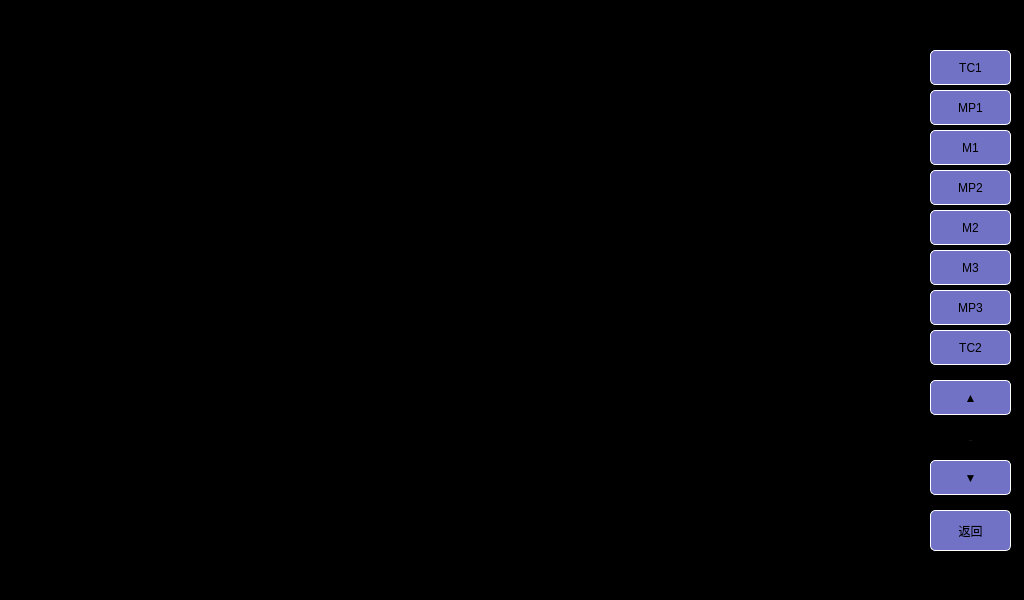
<?xml version="1.0" encoding="UTF-8"?>
<ui version="4.0">
 <class>DigitalIO</class>
 <widget class="QWidget" name="DigitalIO">
  <property name="geometry">
   <rect>
    <x>0</x>
    <y>0</y>
    <width>1024</width>
    <height>600</height>
   </rect>
  </property>
  <property name="windowTitle">
   <string>Form</string>
  </property>
  <property name="styleSheet">
   <string notr="true">QLabel
{
	color: white;
	border: 2px groove, gray;
    border-color: gray;
	font: 18px, &quot;微软雅黑&quot;;
}

QWidget
{
	background-color: black;
}

QPushButton
{
	font: 18px, &quot;微软雅黑&quot;;
    color: black;
	background-color: rgb(113, 113, 198);
	border:1px solid white;
	border-radius: 5px;
}</string>
  </property>
  <widget class="QPushButton" name="pushButton">
   <property name="geometry">
    <rect>
     <x>930</x>
     <y>50</y>
     <width>81</width>
     <height>35</height>
    </rect>
   </property>
   <property name="text">
    <string>TC1</string>
   </property>
  </widget>
  <widget class="QPushButton" name="pushButton_11">
   <property name="geometry">
    <rect>
     <x>930</x>
     <y>510</y>
     <width>81</width>
     <height>41</height>
    </rect>
   </property>
   <property name="styleSheet">
    <string notr="true">QPushButton
{
	font: 18px, &quot;微软雅黑&quot;;
    color: black;
	background-color: rgb(113, 113, 198);
	border:1px solid white;
	border-radius: 5px;
}

QPushButton:pressed
{
	font: 18px, &quot;微软雅黑&quot;;
    color: white;
	background-color: rgb(0, 0, 255);
	border:1px solid white;
	border-radius: 5px;
}</string>
   </property>
   <property name="text">
    <string>返回</string>
   </property>
  </widget>
  <widget class="QLabel" name="label">
   <property name="geometry">
    <rect>
     <x>935</x>
     <y>420</y>
     <width>71</width>
     <height>41</height>
    </rect>
   </property>
   <property name="font">
    <font>
     <family>,微软雅黑</family>
     <pointsize>-1</pointsize>
     <weight>50</weight>
     <italic>false</italic>
     <bold>false</bold>
    </font>
   </property>
   <property name="layoutDirection">
    <enum>Qt::LeftToRight</enum>
   </property>
   <property name="styleSheet">
    <string notr="true">	border: 0px;</string>
   </property>
   <property name="text">
    <string>1 / 1</string>
   </property>
   <property name="alignment">
    <set>Qt::AlignCenter</set>
   </property>
  </widget>
  <widget class="QPushButton" name="pushButton_2">
   <property name="geometry">
    <rect>
     <x>930</x>
     <y>90</y>
     <width>81</width>
     <height>35</height>
    </rect>
   </property>
   <property name="text">
    <string>MP1</string>
   </property>
  </widget>
  <widget class="QPushButton" name="pushButton_3">
   <property name="geometry">
    <rect>
     <x>930</x>
     <y>130</y>
     <width>81</width>
     <height>35</height>
    </rect>
   </property>
   <property name="text">
    <string>M1</string>
   </property>
  </widget>
  <widget class="QPushButton" name="pushButton_4">
   <property name="geometry">
    <rect>
     <x>930</x>
     <y>170</y>
     <width>81</width>
     <height>35</height>
    </rect>
   </property>
   <property name="text">
    <string>MP2</string>
   </property>
  </widget>
  <widget class="QPushButton" name="pushButton_5">
   <property name="geometry">
    <rect>
     <x>930</x>
     <y>210</y>
     <width>81</width>
     <height>35</height>
    </rect>
   </property>
   <property name="text">
    <string>M2</string>
   </property>
  </widget>
  <widget class="QPushButton" name="pushButton_6">
   <property name="geometry">
    <rect>
     <x>930</x>
     <y>250</y>
     <width>81</width>
     <height>35</height>
    </rect>
   </property>
   <property name="text">
    <string>M3</string>
   </property>
  </widget>
  <widget class="QPushButton" name="pushButton_7">
   <property name="geometry">
    <rect>
     <x>930</x>
     <y>290</y>
     <width>81</width>
     <height>35</height>
    </rect>
   </property>
   <property name="text">
    <string>MP3</string>
   </property>
  </widget>
  <widget class="QPushButton" name="pushButton_9">
   <property name="geometry">
    <rect>
     <x>930</x>
     <y>330</y>
     <width>81</width>
     <height>35</height>
    </rect>
   </property>
   <property name="text">
    <string>TC2</string>
   </property>
  </widget>
  <widget class="QPushButton" name="pushButton_10">
   <property name="geometry">
    <rect>
     <x>930</x>
     <y>380</y>
     <width>81</width>
     <height>35</height>
    </rect>
   </property>
   <property name="styleSheet">
    <string notr="true">QPushButton
{
	font: 25px, &quot;微软雅黑&quot;;
    color: black;
	background-color: rgb(113, 113, 198);
	border:1px solid white;
	border-radius: 5px;
}

QPushButton:pressed
{
	font: 25px, &quot;微软雅黑&quot;;
    color: white;
	background-color: rgb(0, 0, 255);
	border:1px solid white;
	border-radius: 5px;
}</string>
   </property>
   <property name="text">
    <string>▲</string>
   </property>
  </widget>
  <widget class="QPushButton" name="pushButton_12">
   <property name="geometry">
    <rect>
     <x>930</x>
     <y>460</y>
     <width>81</width>
     <height>35</height>
    </rect>
   </property>
   <property name="styleSheet">
    <string notr="true">QPushButton
{
	font: 25px, &quot;微软雅黑&quot;;
    color: black;
	background-color: rgb(113, 113, 198);
	border:1px solid white;
	border-radius: 5px;
}

QPushButton:pressed
{
	font: 25px, &quot;微软雅黑&quot;;
    color: white;
	background-color: rgb(0, 0, 255);
	border:1px solid white;
	border-radius: 5px;
}</string>
   </property>
   <property name="text">
    <string>▼</string>
   </property>
  </widget>
 </widget>
 <resources/>
 <connections/>
</ui>
